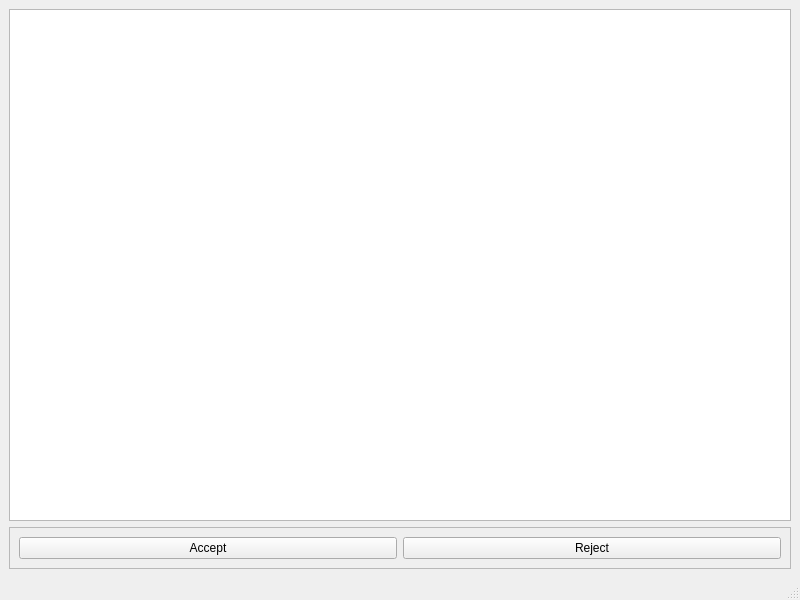
<?xml version="1.0" encoding="UTF-8"?>
<ui version="4.0">
 <class>pending_friend_req</class>
 <widget class="QMainWindow" name="pending_friend_req">
  <property name="geometry">
   <rect>
    <x>0</x>
    <y>0</y>
    <width>800</width>
    <height>600</height>
   </rect>
  </property>
  <property name="windowTitle">
   <string>Friend Requests</string>
  </property>
  <widget class="QWidget" name="centralwidget">
   <layout class="QVBoxLayout" name="verticalLayout">
    <item>
     <widget class="QTableView" name="friend_req_table"/>
    </item>
    <item>
     <widget class="QFrame" name="frame">
      <property name="frameShape">
       <enum>QFrame::StyledPanel</enum>
      </property>
      <property name="frameShadow">
       <enum>QFrame::Raised</enum>
      </property>
      <layout class="QHBoxLayout" name="horizontalLayout">
       <item>
        <widget class="QPushButton" name="accept_button">
         <property name="text">
          <string>Accept</string>
         </property>
        </widget>
       </item>
       <item>
        <widget class="QPushButton" name="reject_button">
         <property name="text">
          <string>Reject</string>
         </property>
        </widget>
       </item>
      </layout>
     </widget>
    </item>
   </layout>
  </widget>
  <widget class="QMenuBar" name="menubar">
   <property name="geometry">
    <rect>
     <x>0</x>
     <y>0</y>
     <width>800</width>
     <height>22</height>
    </rect>
   </property>
  </widget>
  <widget class="QStatusBar" name="statusbar"/>
 </widget>
 <resources/>
 <connections/>
</ui>
